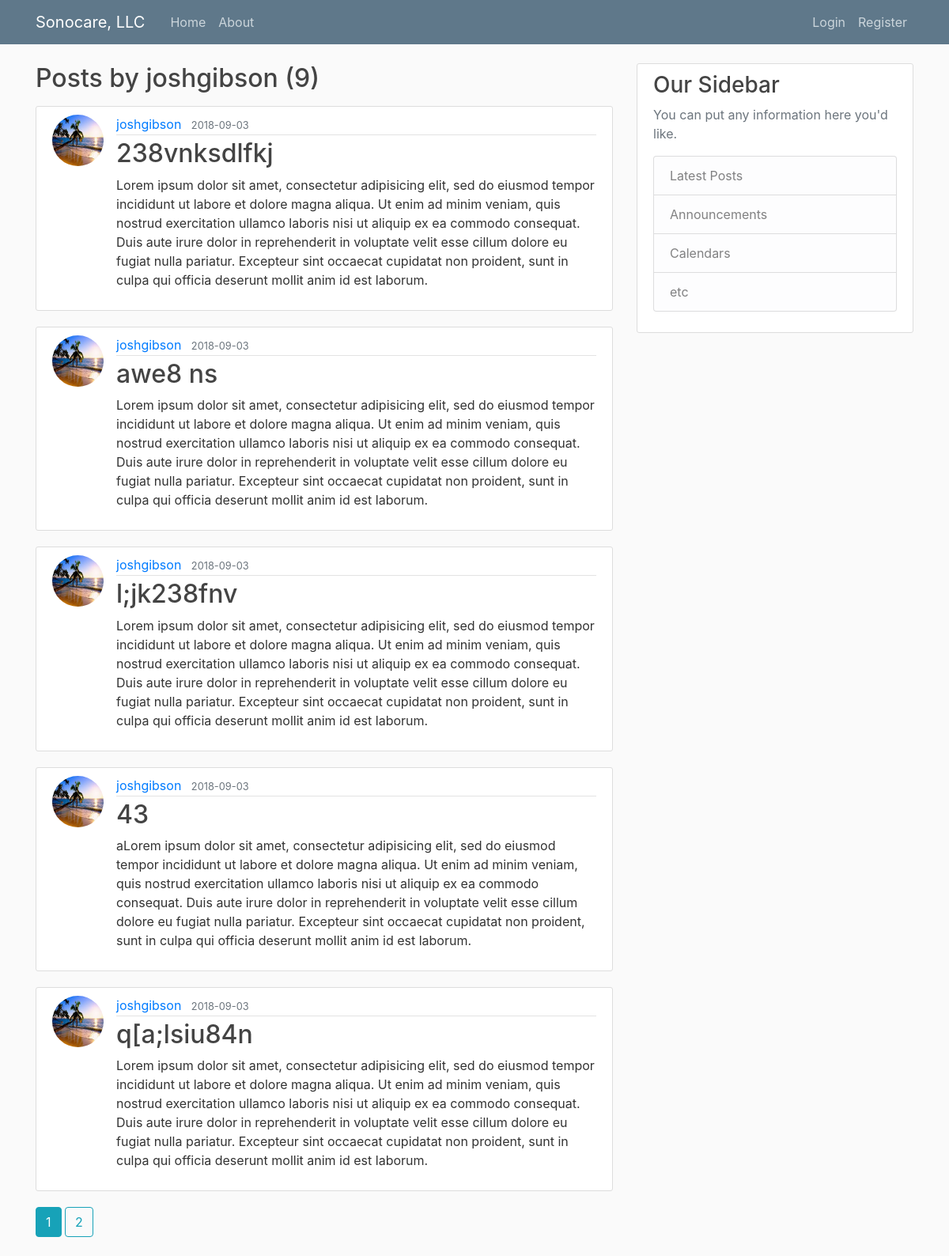
/user/joshgibson, run on an earlier commit of the app's database.
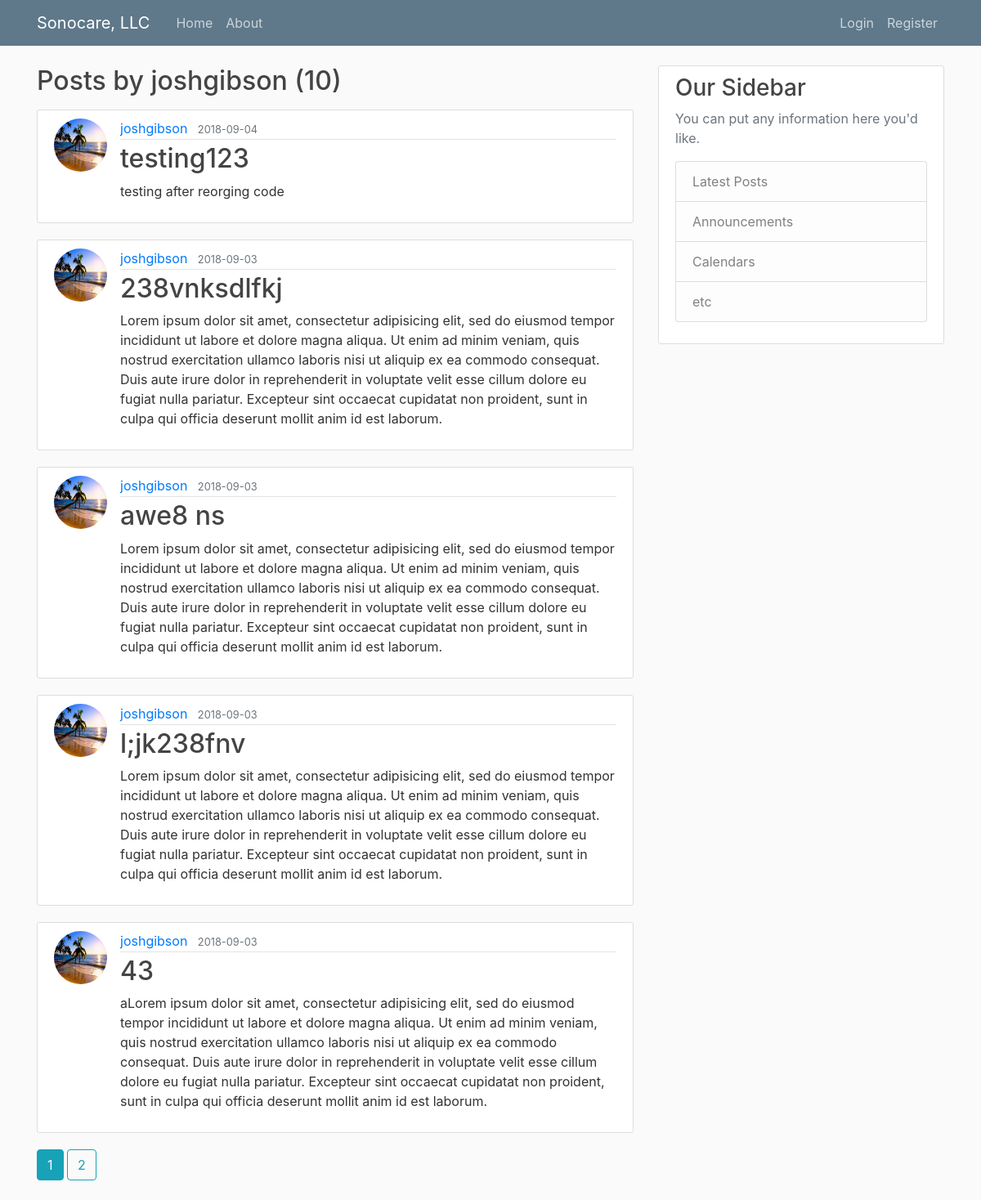
And on a later commit of the database.
### flaskblog/models.py (models this page shows, shortened)
class Post(db.Model):
    id = db.Column(db.Integer, primary_key=True)
    title = db.Column(db.String(100), nullable=False)
    date_posted = db.Column(db.DateTime, nullable=False, default=datetime.utcnow)
    content = db.Column(db.Text, nullable=False)
    user_id = db.Column(db.Integer, db.ForeignKey('user.id'), nullable=False)

class User(db.Model, UserMixin):
    id = db.Column(db.Integer, primary_key=True)
    username = db.Column(db.String(20), unique=True, nullable=False)
    email = db.Column(db.String(120), unique=True, nullable=False)
    image_file = db.Column(db.String(20), nullable=False, default='default.jpg')
    password = db.Column(db.String(60), nullable=False)
    posts = db.relationship('Post', backref='author', lazy=True)

### flaskblog/users/routes.py (the view)
@users.route("/user/<string:username>")
def user_posts(username):
    page = request.args.get('page', 1, type=int)
    user = User.query.filter_by(username=username).first_or_404()
    posts = Post.query.filter_by(author=user)\
        .order_by(Post.date_posted.desc())\
        .paginate(page=page, per_page=5)
    return render_template('user_posts.html', posts=posts, user=user)

### flaskblog/templates/user_posts.html
{% extends "layout.html" %}
{% block content %}
    <h2 class="mb-3">Posts by {{ user.username }} ({{ posts.total }})</h2>
    {% for post in posts.items %}
        <article class="media content-section">
          <img class="rounded-circle article-img" src="{{ url_for('static', filename='profile_pics/' + post.author.image_file) }}">
          <div class="media-body">
            <div class="article-metadata">
              <a class="mr-2" href="{{ url_for('users.user_posts', username=post.author.username) }}">{{ post.author.username }}</a>
              <small class="text-muted">{{ post.date_posted.strftime('%Y-%m-%d') }}</small>
            </div>
            <h2><a class="article-title" href="{{ url_for('posts.post', post_id=post.id) }}">{{ post.title }}</a></h2>
            <p class="article-content">{{ post.content }}</p>
          </div>
        </article>
    {% endfor %}
    {% for page_num in posts.iter_pages(left_edge=1, right_edge=1, left_current=1, right_current=2) %}
        {% if page_num %}
            {% if posts.page == page_num %}
            <a class="btn btn-info mb-4" href="{{ url_for('main.home', page=page_num) }}">{{ page_num }}</a>
            {% else %}
            <a class="btn btn-outline-info mb-4" href="{{ url_for('users.user_posts', username=user.username, page=page_num) }}">{{ page_num }}</a>
            {% endif %}
        {% else %}
            ...
        {% endif %}
    {% endfor %}
{% endblock content %}

What changed in the data, as far as the page shows it:
no longer on this page (row unchanged): Post: image_file (picture), author.username "joshgibson", date_posted "2018-09-03", title "q[a;lsiu84n", content "Lorem ipsum dolor sit amet, consectetur adipisicing elit, sed do eiusmod tempor incididunt ut labore et dolore magna aliqua. Ut enim ad minim veniam, quis nostrud exercitation ullamco laboris nisi ut aliquip ex ea commodo consequat. Duis aute irure dolor in reprehenderit in voluptate velit esse cillum dolore eu fugiat nulla pariatur. Excepteur sint occaecat cupidatat non proident, sunt in culpa qui officia deserunt mollit anim id est laborum."
added Post: image_file (picture), author.username "joshgibson", date_posted "2018-09-04", title "testing123", content "testing after reorging code"
Also different on the page:
{{ posts.total }}: "9" → "10"
